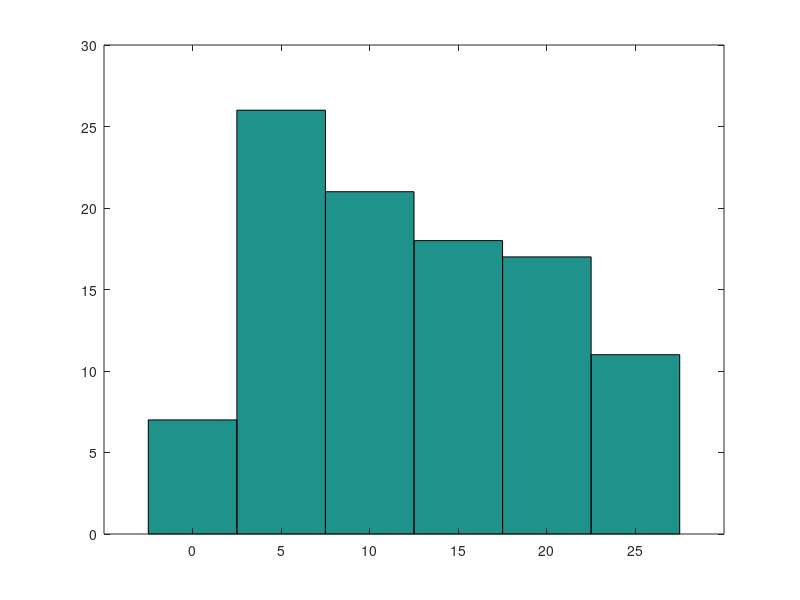

Write MATLAB code to recreate this figure. (Note: this script raises an error after producing the figure.)
bmi=rand(1,100)*25;
figure;
%hist(bmi)
edges=[0 5 10 15 20 25];
counts = 5;
hist(bmi, edges)
cat = [];
for i = 1:length(bmi)
    if bmi(i) <10
        cat(i) = 0
    else
        cat(i) = 1
    end
end
figure;
C = categorical(cat,[0 1 NaN],{'low','high','null'})
hist(cat)

new_val = 15;
hold on
plot (new_val, 20, 'y*')
